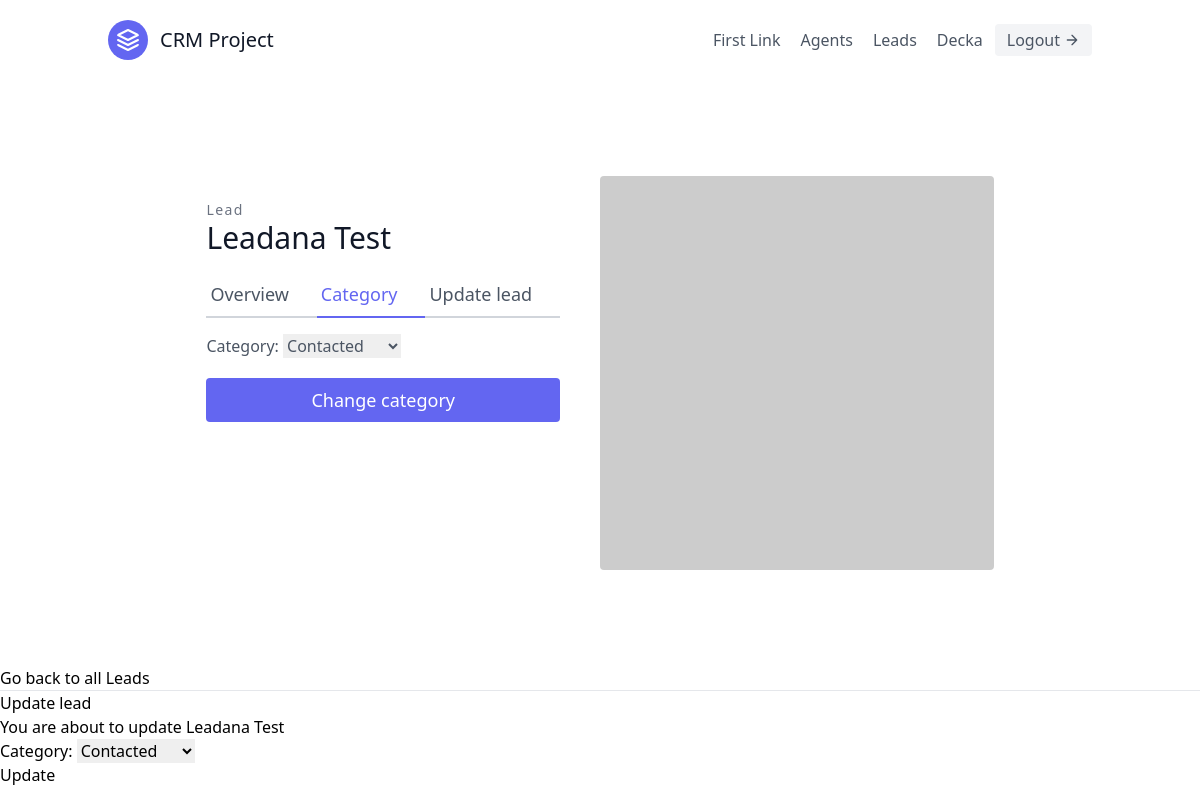
The page /leads/1/lead-category-update (signed in) on the database its author committed.
### leads/models.py (models this page shows, shortened)
class User(AbstractUser):
    is_organisor = models.BooleanField(default=True)
    is_agent = models.BooleanField(default=False)

class Lead(models.Model):
    first_name = models.CharField(max_length=20, default = "First Name")
    last_name = models.CharField(max_length=20, default = "Last Name")
    age = models.IntegerField(default=0)
    organisation = models.ForeignKey(UserProfile, on_delete=models.CASCADE)
    agent = models.ForeignKey("Agent", null=True, blank=True, on_delete=models.SET_NULL)
    category = models.ForeignKey("Category", related_name="leads", null=True, blank=True, on_delete=models.SET_NULL)
    description = models.TextField()
    date_added = models.DateTimeField(auto_now_add=True)
    phone_number = models.CharField(max_length=20)
    email = models.EmailField()

### leads/views.py (the view, shortened to what this page needs)
# urls.py: path('<int:pk>/lead-category-update', LeadCategoryUpdateView.as_view(), name = 'lead-category-update'),
class LeadCategoryUpdateView(LoginRequiredMixin, generic.UpdateView):
    template_name="leads/lead_category_update.html"
    queryset = Lead.objects.all()
    form_class = LeadCategoryUpdateForm
    def get_queryset(self):
        user = self.request.user
        if user.is_organisor:
            queryset = Lead.objects.filter(organisation=user.userprofile)
        else:
            queryset = Lead.objects.filter(organisation=user.agent.organisation)
            queryset = queryset.filter(agent__user=user)
        return queryset

### leads/forms.py
class LeadCategoryUpdateForm(forms.ModelForm):
    class Meta:
        model = Lead
        fields =(
            'category',
        )

### leads/models.py (called while the page is built)
    def __str__(self):
        return self.name

### templates/leads/lead_category_update.html
{% extends "base.html" %}
{% load tailwind_filters %}
{% block content %}
<section class="text-gray-600 body-font overflow-hidden">
  <div class="container px-5 py-24 mx-auto">
    <div class="lg:w-4/5 mx-auto flex flex-wrap">
      <div class="lg:w-1/2 w-full lg:pr-10 lg:py-6 mb-6 lg:mb-0">
        <h2 class="text-sm title-font text-gray-500 tracking-widest">Lead</h2>
        <h1 class="text-gray-900 text-3xl title-font font-medium mb-4">{{lead.first_name}} {{lead.last_name}}</h1>
        <div class="flex mb-4">
          <a href = "{% url 'leads:lead-details' lead.pk %}" class="flex-grow border-b-2 border-gray-300 py-2 text-lg px-1">Overview</a>
          <a class="flex-grow text-indigo-500 border-b-2 border-indigo-500 py-2 text-lg px-1">Category</a>
          <a href="{% url 'leads:update-lead' lead.pk %}" class="flex-grow border-b-2 border-gray-300 py-2 text-lg px-1">Update lead</a>
        </div>
        <form method="post">
          {% csrf_token %} {{ form|crispy }}
          <button type="submit" class=" w-full text-white bg-indigo-500 border-0 py-2 px-6 mt-5 mb-9 focus:outline-none hover:bg-indigo-600 rounded text-lg">Change category </button>
        </form>
      </div>
      <img alt="ecommerce" class="lg:w-1/2 w-full lg:h-auto h-64 object-cover object-center rounded" src="https://dummyimage.com/400x400">
    </div>
  </div>
</section>
<a href="{% url 'leads:lead-list' %}">Go back to all Leads</a>
<hr />
<h1>Update lead</h1>
<h2>You are about to update {{lead.first_name}} {{lead.last_name}}</h2>
<form method="post">
  {% csrf_token %} {{ form.as_p }}
  <button type="submit">Update</button>
</form>
{% endblock %}

### templates/navbar.html (shortened to what this page needs)
<header class="text-gray-600 body-font">
    <div class="container mx-auto flex flex-wrap p-5 flex-col md:flex-row items-center">
      <a class="flex title-font font-medium items-center text-gray-900 mb-4 md:mb-0">
        <svg xmlns="http://www.w3.org/2000/svg" fill="none" stroke="currentColor" stroke-linecap="round" stroke-linejoin="round" stroke-width="2" class="w-10 h-10 text-white p-2 bg-indigo-500 rounded-full" viewBox="0 0 24 24">
          <path d="M12 2L2 7l10 5 10-5-10-5zM2 17l10 5 10-5M2 12l10 5 10-5"></path>
        </svg>
        <span class="ml-3 text-xl">CRM Project</span>
      </a>
      <nav class="md:ml-auto flex flex-wrap items-center text-base justify-center">
        <a class="mr-5 hover:text-gray-900">First Link</a>
      </nav>
      {% if not request.user.is_authenticated %}
      <a href="{% url 'signup' %}" class="mr-5 hover:text-gray-900">Signup</a>
       {% else %}
        {% if request.user.is_organisor %}
         <a href="{% url 'agents:agents' %}" class="mr-5 hover:text-gray-900">Agents</a>
         {% endif%}
      {% endif %}
       {% if request.user.is_authenticated %}
        <a href="{% url 'leads:lead-list' %}" class="mr-5 hover:text-gray-900">Leads</a>
        {{ request.user.username }}
      <a href ="{% url 'logout' %}" class="ml-3 inline-flex items-center bg-gray-100 border-0 py-1 px-3 focus:outline-none hover:bg-gray-200 rounded text-base mt-4 md:mt-0">Logout
        <svg fill="none" stroke="currentColor" stroke-linecap="round" stroke-linejoin="round" stroke-width="2" class="w-4 h-4 ml-1" viewBox="0 0 24 24">
          <path d="M5 12h14M12 5l7 7-7 7"></path>
        </svg>
    </a>
    {% endif %}
    </div>
  </header>

### rows shown on the page
User: user.username "Decka"
Lead: first_name "Leadana", last_name "Test", category "Contacted"
